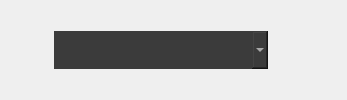
     <widget class="QWidget" name="deviceBar">
      <layout class="QHBoxLayout" name="horizontalLayout_4">
       <item>
        <widget class="QWidget" name="horizontalWidget_2">
         <property name="minimumSize">
          <size>
           <width>300</width>
           <height>0</height>
          </size>
         </property>
         <layout class="QHBoxLayout" name="horizontalLayout_19">
          <item>
           <widget class="QWidget" name="horizontalWidget_3">
            <layout class="QHBoxLayout" name="horizontalLayout_15">
             <item>
              <widget class="QToolButton" name="toolButton_6">
               <property name="enabled">
                <bool>false</bool>
               </property>
               <property name="styleSheet">
                <string notr="true">QToolButton {
	border-top-right-radius: 0px;
	border-bottom-right-radius: 0px;
}</string>
               </property>
               <property name="icon">
                <iconset resource="resources_rc.qrc">
                 <normaloff>:/icon/phone.svg</normaloff>:/icon/phone.svg</iconset>
               </property>
              </widget>
             </item>
             <item>
              <widget class="QComboBox" name="devicePicker">
               <property name="styleSheet">
                <string notr="true">#devicePicker {
	background-color: #3b3b3b;
    border: none;
    color: #e8e8e8;
    font-size: 14px;
    min-height: 38px;
	min-width: 35px;
	padding-left: 8px;
}

#devicePicker::drop-down {
    image: url(:/icon/caret-down-fill.svg);
	icon-size: 16px;
    subcontrol-position: right center;
	margin-right: 8px;
}

#devicePicker QAbstractItemView {
	background-color: #3b3b3b;
    outline: none;
	margin-top: 1px;
}

#devicePicker QAbstractItemView::item {
	background-color: #3b3b3b;
	color: #e8e8e8;
	min-height: 38px;
    padding-left: 8px;
}

#devicePicker QAbstractItemView::item:hover {
    background-color: #535353;
    color: #ffffff;
}</string>
               </property>
               <property name="duplicatesEnabled">
                <bool>true</bool>
               </property>
              </widget>
             </item>
            </layout>
           </widget>
          </item>
          <item>
           <widget class="QToolButton" name="refreshBtn">
            <property name="styleSheet">
             <string notr="true">QToolButton {
	border-radius: 0px;
}</string>
            </property>
            <property name="icon">
             <iconset resource="resources_rc.qrc">
              <normaloff>:/icon/arrow-clockwise.svg</normaloff>:/icon/arrow-clockwise.svg</iconset>
            </property>
            <property name="checkable">
             <bool>false</bool>
            </property>
            <property name="toolButtonStyle">
             <enum>Qt::ToolButtonIconOnly</enum>
            </property>
           </widget>
          </item>
         </layout>
        </widget>
       </item>
       <item>
        <widget class="QToolButton" name="titleBar">
         <property name="enabled">
          <bool>false</bool>
         </property>
         <property name="sizePolicy">
          <sizepolicy hsizetype="Expanding" vsizetype="Fixed">
           <horstretch>0</horstretch>
           <verstretch>0</verstretch>
          </sizepolicy>
         </property>
         <property name="styleSheet">
          <string notr="true">QToolButton {
	border-top-left-radius: 0px;
	border-bottom-left-radius: 0px;
}</string>
         </property>
        </widget>
       </item>
      </layout>
     </widget>
